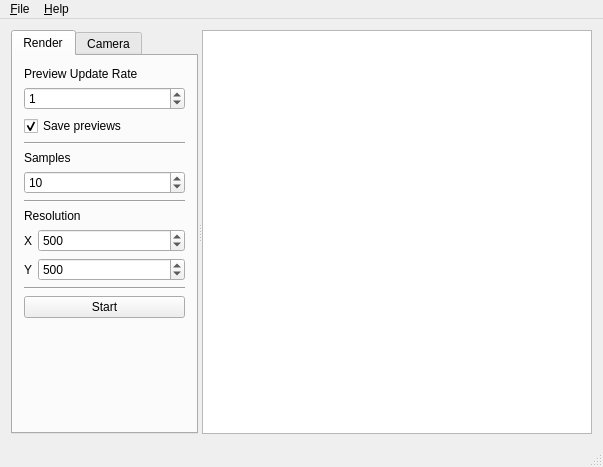
<?xml version="1.0" encoding="UTF-8"?>
<ui version="4.0">
 <class>MainWindow</class>
 <widget class="QMainWindow" name="MainWindow">
  <property name="geometry">
   <rect>
    <x>0</x>
    <y>0</y>
    <width>603</width>
    <height>467</height>
   </rect>
  </property>
  <property name="windowTitle">
   <string>PhotonFail</string>
  </property>
  <widget class="QWidget" name="centralWidget">
   <layout class="QHBoxLayout" name="horizontalLayout">
    <item>
     <widget class="QSplitter" name="splitter">
      <property name="orientation">
       <enum>Qt::Horizontal</enum>
      </property>
      <widget class="QTabWidget" name="tabWidget">
       <property name="sizePolicy">
        <sizepolicy hsizetype="Minimum" vsizetype="Expanding">
         <horstretch>0</horstretch>
         <verstretch>0</verstretch>
        </sizepolicy>
       </property>
       <property name="currentIndex">
        <number>0</number>
       </property>
       <widget class="QWidget" name="tab_render">
        <property name="sizePolicy">
         <sizepolicy hsizetype="Preferred" vsizetype="Preferred">
          <horstretch>0</horstretch>
          <verstretch>0</verstretch>
         </sizepolicy>
        </property>
        <attribute name="title">
         <string>Render</string>
        </attribute>
        <layout class="QVBoxLayout" name="verticalLayout_3">
         <item>
          <layout class="QVBoxLayout" name="verticalLayout">
           <item>
            <widget class="QLabel" name="label">
             <property name="text">
              <string>Preview Update Rate</string>
             </property>
            </widget>
           </item>
           <item>
            <widget class="QSpinBox" name="preview_spinBox">
             <property name="value">
              <number>1</number>
             </property>
            </widget>
           </item>
           <item>
            <widget class="QCheckBox" name="save_checkBox">
             <property name="text">
              <string>Save previews</string>
             </property>
             <property name="checked">
              <bool>true</bool>
             </property>
             <property name="tristate">
              <bool>false</bool>
             </property>
            </widget>
           </item>
          </layout>
         </item>
         <item>
          <widget class="Line" name="line_2">
           <property name="orientation">
            <enum>Qt::Horizontal</enum>
           </property>
          </widget>
         </item>
         <item>
          <layout class="QVBoxLayout" name="verticalLayout_2">
           <item>
            <widget class="QLabel" name="label_2">
             <property name="text">
              <string>Samples</string>
             </property>
            </widget>
           </item>
           <item>
            <widget class="QSpinBox" name="sample_spinBox">
             <property name="value">
              <number>10</number>
             </property>
            </widget>
           </item>
          </layout>
         </item>
         <item>
          <widget class="Line" name="line">
           <property name="orientation">
            <enum>Qt::Horizontal</enum>
           </property>
          </widget>
         </item>
         <item>
          <widget class="QLabel" name="label_3">
           <property name="text">
            <string>Resolution</string>
           </property>
          </widget>
         </item>
         <item>
          <layout class="QFormLayout" name="formLayout">
           <item row="0" column="0">
            <widget class="QLabel" name="label_4">
             <property name="text">
              <string>X</string>
             </property>
            </widget>
           </item>
           <item row="0" column="1">
            <widget class="QSpinBox" name="x_spinBox">
             <property name="maximum">
              <number>9999</number>
             </property>
             <property name="value">
              <number>500</number>
             </property>
            </widget>
           </item>
           <item row="1" column="0">
            <widget class="QLabel" name="label_5">
             <property name="text">
              <string>Y</string>
             </property>
            </widget>
           </item>
           <item row="1" column="1">
            <widget class="QSpinBox" name="y_spinBox">
             <property name="maximum">
              <number>9999</number>
             </property>
             <property name="value">
              <number>500</number>
             </property>
            </widget>
           </item>
          </layout>
         </item>
         <item>
          <widget class="Line" name="line_3">
           <property name="orientation">
            <enum>Qt::Horizontal</enum>
           </property>
          </widget>
         </item>
         <item>
          <widget class="QPushButton" name="startButton">
           <property name="sizePolicy">
            <sizepolicy hsizetype="Minimum" vsizetype="Fixed">
             <horstretch>0</horstretch>
             <verstretch>0</verstretch>
            </sizepolicy>
           </property>
           <property name="layoutDirection">
            <enum>Qt::LeftToRight</enum>
           </property>
           <property name="text">
            <string>Start</string>
           </property>
          </widget>
         </item>
         <item>
          <spacer name="verticalSpacer">
           <property name="orientation">
            <enum>Qt::Vertical</enum>
           </property>
           <property name="sizeHint" stdset="0">
            <size>
             <width>20</width>
             <height>53</height>
            </size>
           </property>
          </spacer>
         </item>
        </layout>
       </widget>
       <widget class="QWidget" name="tab_camera">
        <attribute name="title">
         <string>Camera</string>
        </attribute>
        <layout class="QVBoxLayout" name="verticalLayout_4">
         <item>
          <widget class="QGroupBox" name="dof_groupBox">
           <property name="title">
            <string>DoF</string>
           </property>
           <property name="checkable">
            <bool>true</bool>
           </property>
           <property name="checked">
            <bool>false</bool>
           </property>
           <layout class="QFormLayout" name="formLayout_2">
            <property name="fieldGrowthPolicy">
             <enum>QFormLayout::AllNonFixedFieldsGrow</enum>
            </property>
            <item row="0" column="0">
             <widget class="QLabel" name="label_6">
              <property name="text">
               <string>Distance:</string>
              </property>
             </widget>
            </item>
            <item row="1" column="0">
             <widget class="QLabel" name="label_7">
              <property name="text">
               <string>Lens Radius:</string>
              </property>
             </widget>
            </item>
            <item row="1" column="1">
             <widget class="QDoubleSpinBox" name="radius_doubleSpinBox">
              <property name="value">
               <double>0.050000000000000</double>
              </property>
             </widget>
            </item>
            <item row="0" column="1">
             <widget class="QDoubleSpinBox" name="distance_doubleSpinBox"/>
            </item>
           </layout>
          </widget>
         </item>
         <item>
          <spacer name="verticalSpacer_2">
           <property name="orientation">
            <enum>Qt::Vertical</enum>
           </property>
           <property name="sizeHint" stdset="0">
            <size>
             <width>20</width>
             <height>40</height>
            </size>
           </property>
          </spacer>
         </item>
        </layout>
       </widget>
      </widget>
      <widget class="ImageWidget" name="graphicsView">
       <property name="sizePolicy">
        <sizepolicy hsizetype="Expanding" vsizetype="Expanding">
         <horstretch>1</horstretch>
         <verstretch>0</verstretch>
        </sizepolicy>
       </property>
       <property name="sizeIncrement">
        <size>
         <width>0</width>
         <height>0</height>
        </size>
       </property>
       <property name="baseSize">
        <size>
         <width>0</width>
         <height>0</height>
        </size>
       </property>
      </widget>
     </widget>
    </item>
   </layout>
  </widget>
  <widget class="QMenuBar" name="menuBar">
   <property name="geometry">
    <rect>
     <x>0</x>
     <y>0</y>
     <width>603</width>
     <height>25</height>
    </rect>
   </property>
   <widget class="QMenu" name="menuFile">
    <property name="title">
     <string>&amp;File</string>
    </property>
    <addaction name="action_Open"/>
    <addaction name="action_Save"/>
   </widget>
   <widget class="QMenu" name="menu_Help">
    <property name="title">
     <string>&amp;Help</string>
    </property>
    <addaction name="actionAbout"/>
   </widget>
   <addaction name="menuFile"/>
   <addaction name="menu_Help"/>
  </widget>
  <widget class="QStatusBar" name="statusBar"/>
  <action name="action_Open">
   <property name="text">
    <string>&amp;Open</string>
   </property>
   <property name="shortcut">
    <string>Ctrl+O</string>
   </property>
  </action>
  <action name="action_Save">
   <property name="text">
    <string>&amp;Save</string>
   </property>
   <property name="shortcut">
    <string>Ctrl+S</string>
   </property>
  </action>
  <action name="actionAbout">
   <property name="text">
    <string>About</string>
   </property>
  </action>
 </widget>
 <layoutdefault spacing="6" margin="11"/>
 <customwidgets>
  <customwidget>
   <class>ImageWidget</class>
   <extends>QGraphicsView</extends>
   <header>imagewidget.h</header>
  </customwidget>
 </customwidgets>
 <resources/>
 <connections/>
</ui>
